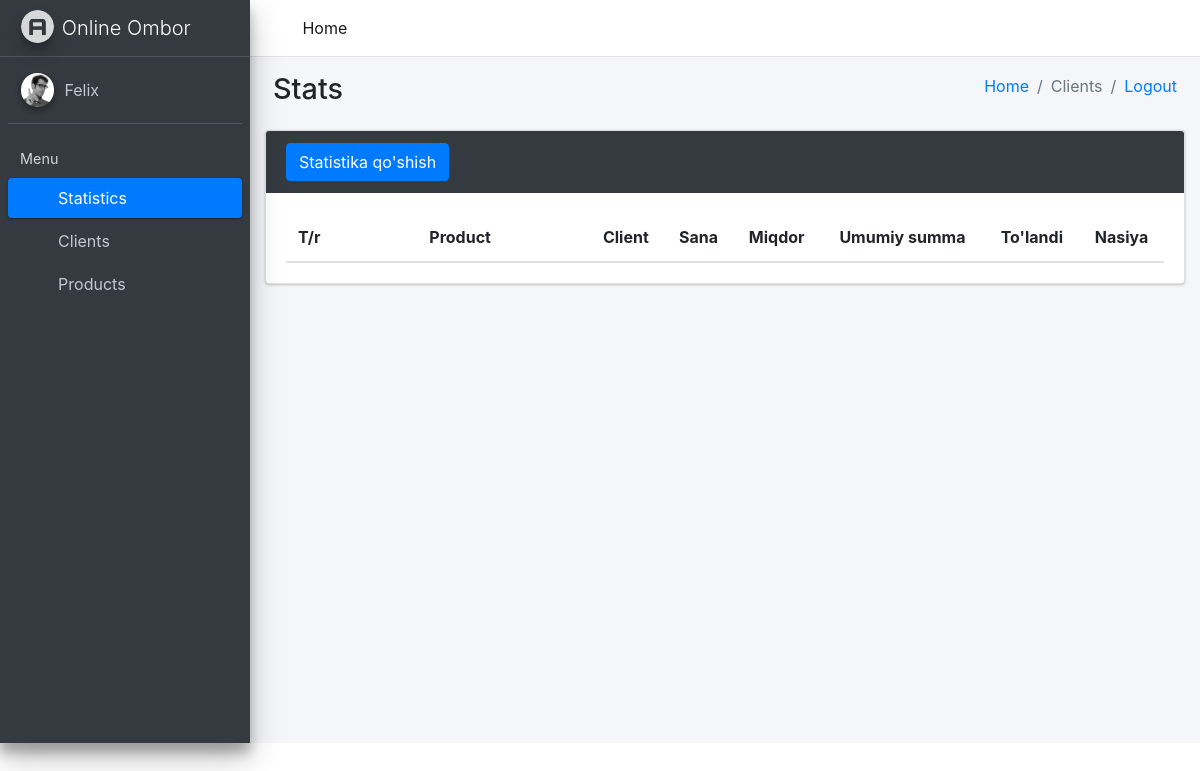
Page /stats/ (signed in) on the earlier database version.
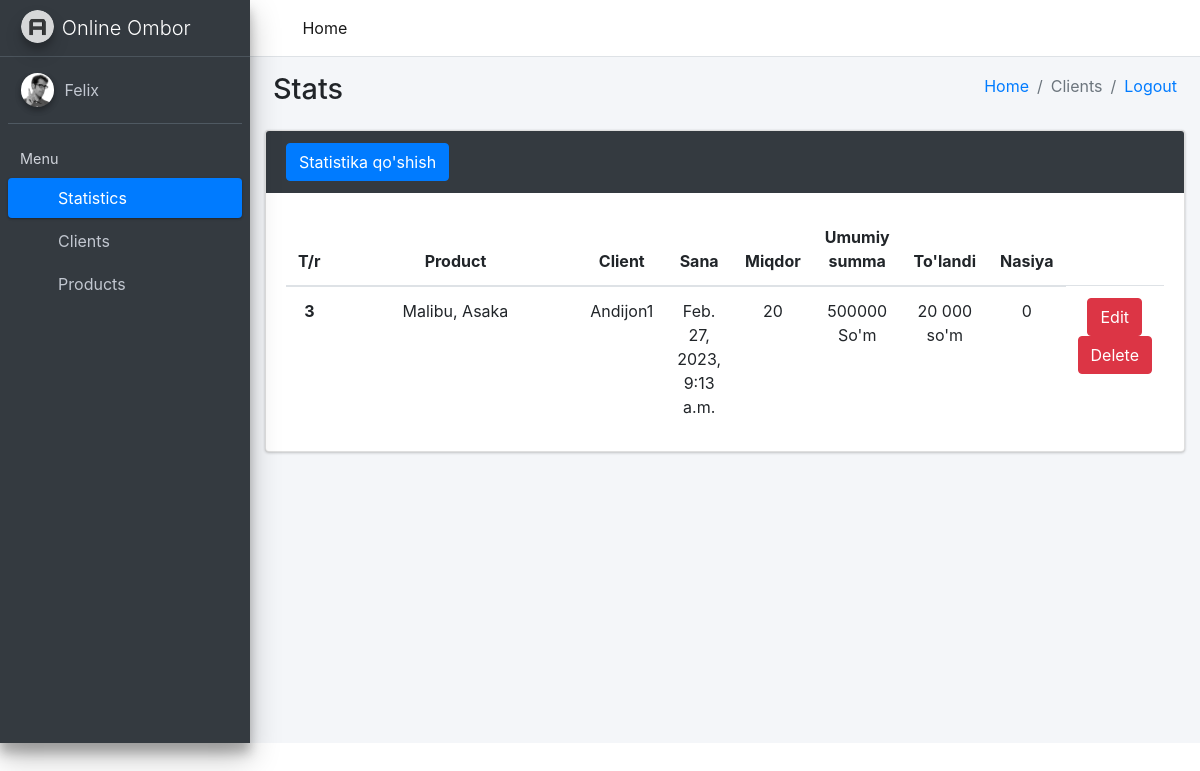
Same page on the later database version.
### statistika/models.py (models this page shows, shortened)
class Statistika(models.Model):
    mahsulot = models.ForeignKey(Mahsulot, on_delete=models.CASCADE)
    client = models.ForeignKey(Client, on_delete=models.CASCADE)
    miqdor = models.PositiveIntegerField()
    sana = models.DateTimeField(auto_now_add=True)
    narx = models.CharField(max_length=20)
    tolandi = models.CharField(max_length=20)
    qarz = models.CharField(max_length=20)
    ombor = models.ForeignKey(Ombor, on_delete=models.CASCADE, null=True)

### asosiy/models.py (models this page shows)
class Mahsulot(models.Model):
    nom = models.CharField(max_length=20)
    brend = models.CharField(max_length=20)
    narx = models.CharField(max_length=30)
    kelgan_sana = models.DateField()
    miqdor = models.IntegerField()
    olchov = models.CharField(max_length=30)
    ombor = models.ForeignKey(Ombor, on_delete=models.CASCADE)
    def __str__(self):
        return f"{self.nom}"

class Ombor(models.Model):
    nom = models.CharField(max_length=20)
    tel = models.CharField(max_length=30)
    ism = models.CharField(max_length=30)
    manzil = models.CharField(max_length=50)
    user = models.OneToOneField(User, on_delete=models.CASCADE)
    def __str__(self):
        return f"{self.nom}"

class Client(models.Model):
    ism = models.CharField(max_length=30)
    nom = models.CharField(max_length=30)
    manzil = models.CharField(max_length=50)
    tel = models.CharField(max_length=20)
    qarz = models.CharField(max_length=20)
    ombor = models.ForeignKey(Ombor, on_delete=models.CASCADE)
    def __str__(self):
        return f"{self.nom}"

### statistika/views.py (the view, shortened to what this page needs)
# urls.py: path('', StatistikaView.as_view()),
class StatistikaView(View):
    def get(self, request):
        if request.user.is_authenticated:
            data = {'statistics': Statistika.objects.filter(ombor__user=request.user),
                    'clientlar' : Client.objects.all(),
                    'mahsulotlar': Mahsulot.objects.all()}
            return render(request, 'stats.html', data)
        return redirect('/')

### templates/stats.html (shortened to what the changed rows need)
<!DOCTYPE html>
<html lang="en">
<head>
  {% load static %}
  <link rel="stylesheet" href="{% static 'plugins/fontawesome-free/css/all.min.css' %}">
  <link rel="stylesheet" href="https://code.ionicframework.com/ionicons/2.0.1/css/ionicons.min.css">
  <link rel="stylesheet" href="{% static 'dist/css/adminlte.min.css' %}">
  <link rel="stylesheet" href="https://maxcdn.bootstrapcdn.com/bootstrap/4.5.2/css/bootstrap.min.css">
</head>
<body class="hold-transition sidebar-mini">
<div class="wrapper">
  <aside class="main-sidebar sidebar-dark-primary elevation-4">
    <a href="../index.html" class="brand-link">
      <img src="{% static './dist/img/AdminLTELogo.png' %}" alt="AdminLTE Logo" class="brand-image img-circle elevation-3" style="opacity: .8">
      <span class="brand-text font-weight-light">Online Ombor</span>
    </a>
  </aside>
  <div class="content-wrapper">
    <div class="content-header">
      <div class="container-fluid">
        <div class="row mb-2">
          <div class="col-sm-6">
            <h1 class="m-0">Stats</h1>
          </div>
        </div>
      </div>
    </div>
    <div class="col-md-12">
        <div class="card card-dark">
            <div class="card-body">
                <table class="table" style="text-align: center;">
                    <thead>
                        <tr>
                            <th scope="col" style="width: 15px">T/r</th>
                            <th scope="col" style="width: 255px; text-align: center;">Product</th>
                            <th scope="col" style="text-align: center;">Client</th>
                            <th scope="col" style="text-align: center;">Sana</th>
                            <th scope="col" style="text-align: center;">Miqdor</th>
                            <th scope="col" style="text-align: center;">Umumiy summa</th>
                            <th scope="col" style="text-align: center;">To'landi</th>
                            <th scope="col" style="text-align: center;">Nasiya</th>
                        </tr>
                    </thead>
                    <tbody>
                      {% for i in statistics %}
                        <tr>
                            <th scope="row">{{i.id}}</th>
                            <td>{{i.mahsulot}}, {{i.ombor}}</td>
                            <td>{{i.client}}</td>
                            <td>{{i.sana}}</td>
                            <td>{{i.miqdor}}</td>
                            <td>{{i.narx}}</td>
                            <td>{{i.tolandi}}</td>
                            <td>{{i.qarz}}</td>
                            <td><a href="/stats/edit/{{i.id}}/"><button type="submit" class="btn btn-danger" data-toggle="modal">Edit</button></a>
                            <a href="/stats/delete/{{i.id}}/"><button type="submit" class="btn btn-danger" data-toggle="modal">Delete</button></a></td>
                        </tr>
                        {% endfor %}
                    </tbody>
                </table>
            </div>
        </div>
    </div>
</body>
</html>

Differences in the rows shown:
added Statistika: id "3", mahsulot "Malibu", ombor "Asaka", client "Andijon1", sana "Feb. 27, 2023, 9:13 a.m.", miqdor "20", narx "500000 So'm", tolandi "20 000 so'm", qarz "0"
